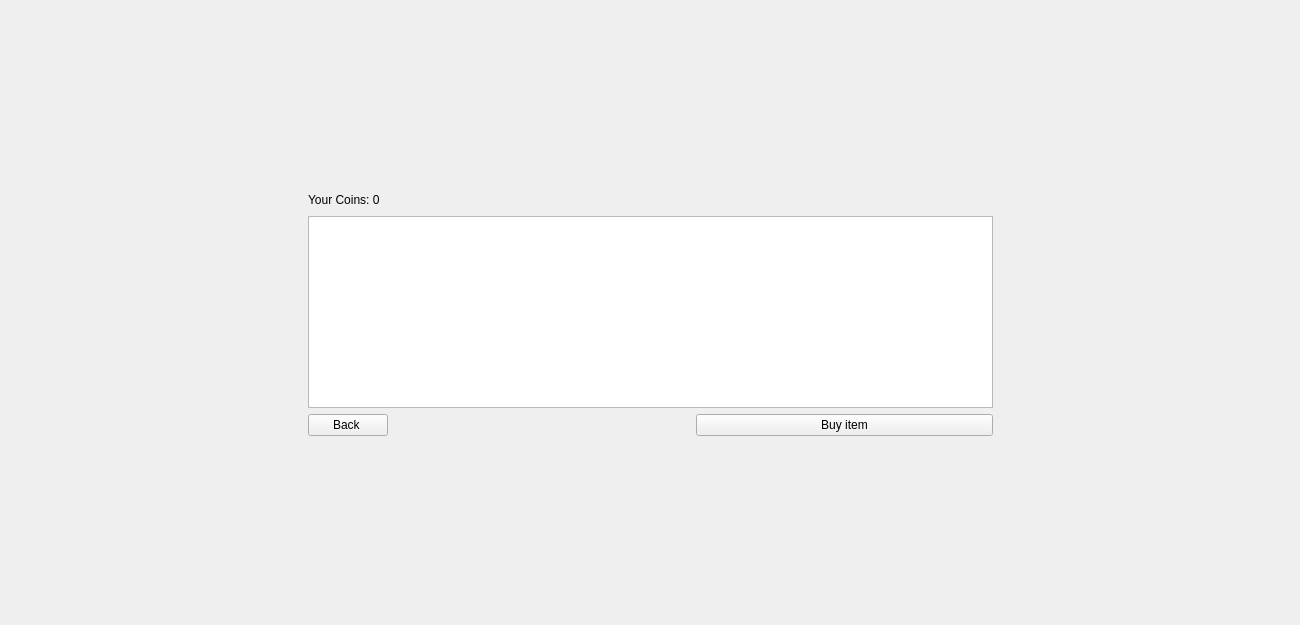
<?xml version="1.0" encoding="UTF-8"?>
<ui version="4.0">
 <class>Store</class>
 <widget class="QWidget" name="Store">
  <property name="geometry">
   <rect>
    <x>0</x>
    <y>0</y>
    <width>1300</width>
    <height>625</height>
   </rect>
  </property>
  <property name="windowTitle">
   <string>Form</string>
  </property>
  <layout class="QGridLayout" name="gridLayout">
   <item row="0" column="2">
    <spacer name="verticalSpacer">
     <property name="orientation">
      <enum>Qt::Orientation::Vertical</enum>
     </property>
     <property name="sizeHint" stdset="0">
      <size>
       <width>20</width>
       <height>163</height>
      </size>
     </property>
    </spacer>
   </item>
   <item row="1" column="1" colspan="2">
    <widget class="QLabel" name="coinsLabel">
     <property name="text">
      <string>Your Coins: 0</string>
     </property>
    </widget>
   </item>
   <item row="1" column="3">
    <spacer name="horizontalSpacer_3">
     <property name="orientation">
      <enum>Qt::Orientation::Horizontal</enum>
     </property>
     <property name="sizeHint" stdset="0">
      <size>
       <width>290</width>
       <height>20</height>
      </size>
     </property>
    </spacer>
   </item>
   <item row="2" column="0">
    <spacer name="horizontalSpacer_4">
     <property name="orientation">
      <enum>Qt::Orientation::Horizontal</enum>
     </property>
     <property name="sizeHint" stdset="0">
      <size>
       <width>290</width>
       <height>20</height>
      </size>
     </property>
    </spacer>
   </item>
   <item row="2" column="1" colspan="3">
    <widget class="QListWidget" name="itemsList"/>
   </item>
   <item row="2" column="4">
    <spacer name="horizontalSpacer_2">
     <property name="orientation">
      <enum>Qt::Orientation::Horizontal</enum>
     </property>
     <property name="sizeHint" stdset="0">
      <size>
       <width>289</width>
       <height>20</height>
      </size>
     </property>
    </spacer>
   </item>
   <item row="3" column="1">
    <widget class="QPushButton" name="backButton">
     <property name="text">
      <string>Back </string>
     </property>
    </widget>
   </item>
   <item row="3" column="2">
    <spacer name="horizontalSpacer">
     <property name="orientation">
      <enum>Qt::Orientation::Horizontal</enum>
     </property>
     <property name="sizeHint" stdset="0">
      <size>
       <width>289</width>
       <height>20</height>
      </size>
     </property>
    </spacer>
   </item>
   <item row="3" column="3">
    <widget class="QPushButton" name="buyButton">
     <property name="text">
      <string>Buy item</string>
     </property>
    </widget>
   </item>
   <item row="4" column="2">
    <spacer name="verticalSpacer_2">
     <property name="orientation">
      <enum>Qt::Orientation::Vertical</enum>
     </property>
     <property name="sizeHint" stdset="0">
      <size>
       <width>20</width>
       <height>162</height>
      </size>
     </property>
    </spacer>
   </item>
  </layout>
 </widget>
 <resources/>
 <connections/>
</ui>
